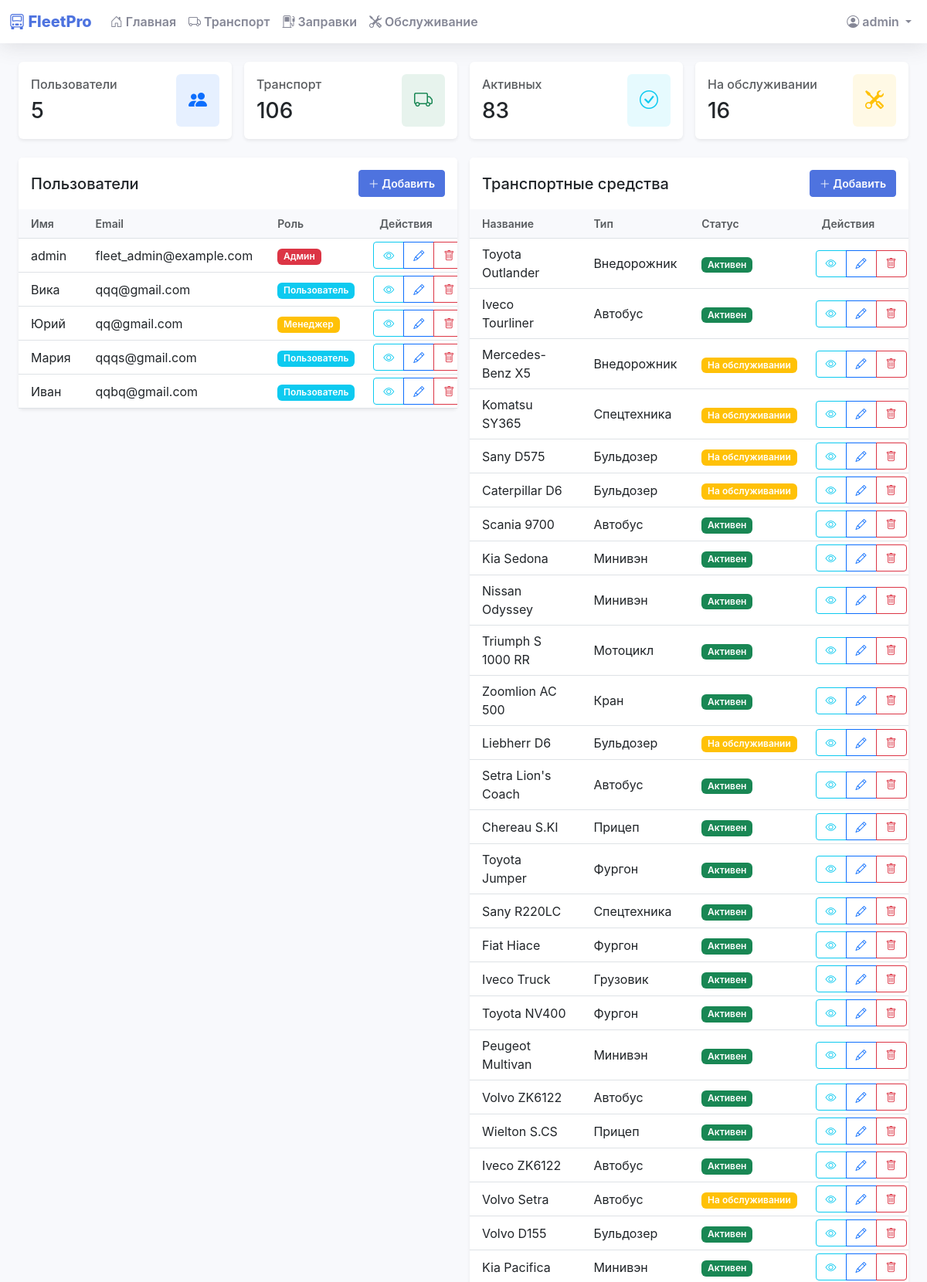
The page /admin (signed in, upper part) on the database its author committed.
### models.py (models this page shows, shortened)
class User(db.Model, UserMixin):
    id = db.Column(db.Integer, primary_key=True)
    username = db.Column(db.String(80), unique=True, nullable=False)
    password = db.Column(db.String(120), nullable=False)
    role = db.Column(db.String(20), nullable=False, default='user')
    email = db.Column(db.String(120), unique=True, nullable=False)
    phone = db.Column(db.String(20), nullable=False)
    created_at = db.Column(db.DateTime, default=datetime.utcnow)

class Vehicle(db.Model):
    id = db.Column(db.Integer, primary_key=True)
    name = db.Column(db.String(100), nullable=False)
    type = db.Column(db.String(50), nullable=False)
    plate = db.Column(db.String(20), unique=True, nullable=False)
    brand = db.Column(db.String(50), nullable=False)
    vin = db.Column(db.String(50), unique=True, nullable=False)
    status = db.Column(db.String(20), nullable=False)
    year = db.Column(db.Integer)
    mileage = db.Column(db.Float, default=0)
    last_maintenance_date = db.Column(db.DateTime)
    next_maintenance_date = db.Column(db.DateTime)
    created_at = db.Column(db.DateTime, default=datetime.utcnow)
    fuel_records = db.relationship('FuelRecord', backref='vehicle', lazy=True)
    maintenance_records = db.relationship('MaintenanceRecord', backref='vehicle', lazy=True)

### app.py (the view)
@app.route('/admin')
@login_required
def admin_panel():
    if current_user.role != 'admin':
        flash('Доступ запрещен. Требуются права администратора.', 'danger')
        return redirect(url_for('dashboard'))
    users = User.query.all()
    vehicles = Vehicle.query.all()
    maintenance_records = MaintenanceRecord.query.order_by(MaintenanceRecord.date.desc()).limit(5).all()
    fuel_records = FuelRecord.query.order_by(FuelRecord.date.desc()).limit(5).all()
    total_vehicles = len(vehicles)
    active_vehicles = len([v for v in vehicles if v.status == 'active'])
    maintenance_vehicles = len([v for v in vehicles if v.status == 'maintenance'])
    total_users = len(users)
    return render_template('admin_panel.html',
                         users=users,
                         vehicles=vehicles,
                         maintenance_records=maintenance_records,
                         fuel_records=fuel_records,
                         total_vehicles=total_vehicles,
                         active_vehicles=active_vehicles,
                         maintenance_vehicles=maintenance_vehicles,
                         total_users=total_users)

### app.py (called while the page is built)
@login_manager.user_loader
def load_user(user_id):
    return User.query.get(int(user_id))

### filters.py (called while the page is built)
def translate_vehicle_type(vehicle_type):
    translations = {
        'car': 'Легковой автомобиль',
        'truck': 'Грузовик',
        'bus': 'Автобус',
        'special': 'Спецтехника',
        'minivan': 'Минивэн',
        'suv': 'Внедорожник',
        'pickup': 'Пикап',
        'van': 'Фургон',
        'trailer': 'Прицеп',
        'motorcycle': 'Мотоцикл',
        'excavator': 'Экскаватор',
        'bulldozer': 'Бульдозер',
        'crane': 'Кран',
        'Car': 'Легковой автомобиль',
        'Truck': 'Грузовик',
        'Van': 'Фургон',
        'Bus': 'Автобус'
    }
    return translations.get(vehicle_type, vehicle_type)

### templates/admin_panel.html (shortened to what this page needs)
{% extends "base.html" %}
{% block content %}
<div class="container-fluid">
    <div class="row g-3 mb-4">
        <div class="col-md-3">
            <div class="card border-0 shadow-sm">
                <div class="card-body">
                    <div class="d-flex justify-content-between align-items-center">
                        <div>
                            <h6 class="text-muted mb-2">Пользователи</h6>
                            <h3 class="mb-0">{{ total_users }}</h3>
                        </div>
                        <div class="bg-primary bg-opacity-10 p-3 rounded">
                            <i class="bi bi-people-fill text-primary fs-4"></i>
                        </div>
                    </div>
                </div>
            </div>
        </div>
        <div class="col-md-3">
            <div class="card border-0 shadow-sm">
                <div class="card-body">
                    <div class="d-flex justify-content-between align-items-center">
                        <div>
                            <h6 class="text-muted mb-2">Транспорт</h6>
                            <h3 class="mb-0">{{ total_vehicles }}</h3>
                        </div>
                        <div class="bg-success bg-opacity-10 p-3 rounded">
                            <i class="bi bi-truck text-success fs-4"></i>
                        </div>
                    </div>
                </div>
            </div>
        </div>
        <div class="col-md-3">
            <div class="card border-0 shadow-sm">
                <div class="card-body">
                    <div class="d-flex justify-content-between align-items-center">
                        <div>
                            <h6 class="text-muted mb-2">Активных</h6>
                            <h3 class="mb-0">{{ active_vehicles }}</h3>
                        </div>
                        <div class="bg-info bg-opacity-10 p-3 rounded">
                            <i class="bi bi-check-circle text-info fs-4"></i>
                        </div>
                    </div>
                </div>
            </div>
        </div>
        <div class="col-md-3">
            <div class="card border-0 shadow-sm">
                <div class="card-body">
                    <div class="d-flex justify-content-between align-items-center">
                        <div>
                            <h6 class="text-muted mb-2">На обслуживании</h6>
                            <h3 class="mb-0">{{ maintenance_vehicles }}</h3>
                        </div>
                        <div class="bg-warning bg-opacity-10 p-3 rounded">
                            <i class="bi bi-tools text-warning fs-4"></i>
                        </div>
                    </div>
                </div>
            </div>
        </div>
    </div>
    <div class="row g-3">
        <div class="col-md-6">
            <div class="card border-0 shadow-sm">
                <div class="card-header bg-white border-0 py-3">
                    <div class="d-flex justify-content-between align-items-center">
                        <h5 class="mb-0">Пользователи</h5>
                        <a href="{{ url_for('add_user') }}" class="btn btn-primary btn-sm">
                            <i class="bi bi-plus-lg"></i> Добавить
                        </a>
                    </div>
                </div>
                <div class="card-body p-0">
                    <div class="table-responsive">
                        <table class="table table-hover table-sm align-middle mb-0">
                            <thead class="bg-light">
                                <tr>
                                    <th class="py-2 px-3 small text-muted">Имя</th>
                                    <th class="py-2 px-3 small text-muted">Email</th>
                                    <th class="py-2 px-3 small text-muted">Роль</th>
                                    <th class="py-2 px-3 small text-muted">Действия</th>
                                </tr>
                            </thead>
                            <tbody>
                                {% for user in users %}
                                <tr>
                                    <td class="py-2 px-3">{{ user.username }}</td>
                                    <td class="py-2 px-3">{{ user.email }}</td>
                                    <td class="py-2 px-3">
                                        {% if user.role == 'admin' %}
                                            <span class="badge bg-danger">Админ</span>
                                        {% elif user.role == 'manager' %}
                                            <span class="badge bg-warning">Менеджер</span>
                                        {% else %}
                                            <span class="badge bg-info">Пользователь</span>
                                        {% endif %}
                                    </td>
                                    <td class="py-1 px-2">
                                        <div class="btn-group btn-group-sm">
                                            <a href="{{ url_for('user_data', id=user.id) }}" class="btn btn-outline-info" title="Просмотр">
                                                <i class="bi bi-eye"></i>
                                            </a>
                                            <a href="{{ url_for('edit_user', id=user.id) }}" class="btn btn-outline-primary" title="Редактировать">
                                                <i class="bi bi-pencil"></i>
                                            </a>
                                            <a href="{{ url_for('delete_user', id=user.id) }}" class="btn btn-outline-danger" title="Удалить"
                                               onclick="return confirm('Вы уверены, что хотите удалить этого пользователя?')">
                                                <i class="bi bi-trash"></i>
                                            </a>
                                        </div>
                                    </td>
                                </tr>
                                {% endfor %}
                            </tbody>
                        </table>
                    </div>
                </div>
            </div>
        </div>
        <div class="col-md-6">
            <div class="card border-0 shadow-sm">
                <div class="card-header bg-white border-0 py-3">
                    <div class="d-flex justify-content-between align-items-center">
                        <h5 class="mb-0">Транспортные средства</h5>
                        <a href="{{ url_for('add_vehicle') }}" class="btn btn-primary btn-sm">
                            <i class="bi bi-plus-lg"></i> Добавить
                        </a>
                    </div>
                </div>
                <div class="card-body p-0">
                    <div class="table-responsive">
                        <table class="table table-hover table-sm align-middle mb-0">
                            <thead class="bg-light">
                                <tr>
                                    <th class="py-2 px-3 small text-muted">Название</th>
                                    <th class="py-2 px-3 small text-muted">Тип</th>
                                    <th class="py-2 px-3 small text-muted">Статус</th>
                                    <th class="py-2 px-3 small text-muted">Действия</th>
                                </tr>
                            </thead>
                            <tbody>
                                {% for vehicle in vehicles %}
                                <tr>
                                    <td class="py-2 px-3">{{ vehicle.name }}</td>
                                    <td class="py-2 px-3">{{ vehicle.type|translate_vehicle_type }}</td>
                                    <td class="py-2 px-3">
                                        {% if vehicle.status == 'active' %}
                                        <span class="badge bg-success">Активен</span>
                                        {% elif vehicle.status == 'inactive' %}
                                        <span class="badge bg-secondary">Неактивен</span>
                                        {% elif vehicle.status == 'maintenance' %}
                                        <span class="badge bg-warning">На обслуживании</span>
                                        {% endif %}
                                    </td>
                                    <td class="py-1 px-2">
                                        <div class="btn-group btn-group-sm">
                                            <a href="{{ url_for('vehicle_details', vehicle_id=vehicle.id) }}" class="btn btn-outline-info" title="Просмотр">
                                                <i class="bi bi-eye"></i>
                                            </a>
                                            <a href="{{ url_for('edit_vehicle', vehicle_id=vehicle.id) }}" class="btn btn-outline-primary" title="Редактировать">
                                                <i class="bi bi-pencil"></i>
                                            </a>
                                            <a href="{{ url_for('delete_vehicle', vehicle_id=vehicle.id) }}" class="btn btn-outline-danger" title="Удалить"
                                               onclick="return confirm('Вы уверены, что хотите удалить это транспортное средство?')">
                                                <i class="bi bi-trash"></i>
                                            </a>
                                        </div>
                                    </td>
                                </tr>
                                {% endfor %}
                            </tbody>
                        </table>
                    </div>
                </div>
            </div>
        </div>
    </div>
</div>
{% endblock %}

### templates/base.html (shortened to what this page needs)
<!DOCTYPE html>
<html lang="ru">
<head>
    <link href="https://cdn.jsdelivr.net/npm/bootstrap@5.3.0/dist/css/bootstrap.min.css" rel="stylesheet">
    <link rel="stylesheet" href="https://cdn.jsdelivr.net/npm/bootstrap-icons@1.11.0/font/bootstrap-icons.css">
</head>
<body>
    {% if current_user.is_authenticated %}
    <nav class="navbar navbar-expand-lg navbar-light mb-4">
        <div class="container-fluid">
            <span class="navbar-brand">
                <i class="bi bi-truck-front"></i> FleetPro
            </span>
            <div class="collapse navbar-collapse" id="navbarNav">
                <ul class="navbar-nav me-auto">
                    <li class="nav-item">
                        <a class="nav-link" href="{{ url_for('index') }}">
                            <i class="bi bi-house-door"></i> Главная
                        </a>
                    </li>
                    <li class="nav-item">
                        <a class="nav-link" href="{{ url_for('vehicles_list') }}">
                            <i class="bi bi-truck"></i> Транспорт
                        </a>
                    </li>
                    <li class="nav-item">
                        <a class="nav-link" href="{{ url_for('fuel') }}">
                            <i class="bi bi-fuel-pump"></i> Заправки
                        </a>
                    </li>
                    <li class="nav-item">
                        <a class="nav-link" href="{{ url_for('maintenance') }}">
                            <i class="bi bi-tools"></i> Обслуживание
                        </a>
                    </li>
                </ul>
                <ul class="navbar-nav">
                    <li class="nav-item dropdown">
                        <a class="nav-link dropdown-toggle" href="#" id="navbarDropdown" role="button" data-bs-toggle="dropdown">
                            <i class="bi bi-person-circle"></i> {{ current_user.username }}
                        </a>
                    </li>
                </ul>
            </div>
        </div>
    </nav>
    {% endif %}
    <div class="container-fluid">
        {% block content %}{% endblock %}
    </div>
</body>
</html>

### templates/base.html (style rules this page uses)
:root { --primary-color: #4e73df; --secondary-color: #858796; --success-color: #1cc88a; --info-color: #36b9cc; --warning-color: #f6c23e; --danger-color: #e74a3b; --light-color: #f8f9fc; --dark-color: #5a5c69; }
body { background-color: #f8f9fc; font-family: 'Nunito', -apple-system, BlinkMacSystemFont, "Segoe UI", Roboto, "Helvetica Neue", Arial, sans-serif; }
.navbar { background-color: #fff; box-shadow: 0 0.15rem 1.75rem 0 rgba(58, 59, 69, 0.15); }
.navbar-brand { font-weight: 800; color: var(--primary-color); }
.nav-link { color: var(--secondary-color); font-weight: 600; }
.card { border: none; box-shadow: 0 0.15rem 1.75rem 0 rgba(58, 59, 69, 0.15); transition: transform 0.2s; }
.card-header { background-color: #fff; border-bottom: 1px solid #e3e6f0; }
.table { margin-bottom: 0; }
.table th { font-weight: 600; color: var(--secondary-color); background-color: #f8f9fc; }
.btn { font-weight: 600; padding: 0.375rem 0.75rem; }
.btn-primary { background-color: var(--primary-color); border-color: var(--primary-color); }
.badge { font-weight: 600; padding: 0.35em 0.65em; }

### rows shown on the page
User: username "admin", email "fleet_admin@example.com", role "Админ"
User: username "Вика", email "qqq@gmail.com", role "Пользователь"
User: username "Юрий", email "qq@gmail.com", role "Менеджер"
User: username "Мария", email "qqqs@gmail.com", role "Пользователь"
User: username "Иван", email "qqbq@gmail.com", role "Пользователь"
Vehicle: name "Toyota Outlander", type|translate_vehicle_type "Внедорожник", status "Активен"
Vehicle: name "Iveco Tourliner", type|translate_vehicle_type "Автобус", status "Активен"
Vehicle: name "Mercedes-Benz X5", type|translate_vehicle_type "Внедорожник", status "На обслуживании"
Vehicle: name "Komatsu SY365", type|translate_vehicle_type "Спецтехника", status "На обслуживании"
Vehicle: name "Sany D575", type|translate_vehicle_type "Бульдозер", status "На обслуживании"
Vehicle: name "Caterpillar D6", type|translate_vehicle_type "Бульдозер", status "На обслуживании"
Vehicle: name "Scania 9700", type|translate_vehicle_type "Автобус", status "Активен"
Vehicle: name "Kia Sedona", type|translate_vehicle_type "Минивэн", status "Активен"
Vehicle: name "Nissan Odyssey", type|translate_vehicle_type "Минивэн", status "Активен"
Vehicle: name "Triumph S 1000 RR", type|translate_vehicle_type "Мотоцикл", status "Активен"
Vehicle: name "Zoomlion AC 500", type|translate_vehicle_type "Кран", status "Активен"
Vehicle: name "Liebherr D6", type|translate_vehicle_type "Бульдозер", status "На обслуживании"
Vehicle: name "Setra Lion's Coach", type|translate_vehicle_type "Автобус", status "Активен"
Vehicle: name "Chereau S.KI", type|translate_vehicle_type "Прицеп", status "Активен"
Vehicle: name "Toyota Jumper", type|translate_vehicle_type "Фургон", status "Активен"
Vehicle: name "Sany R220LC", type|translate_vehicle_type "Спецтехника", status "Активен"
Vehicle: name "Fiat Hiace", type|translate_vehicle_type "Фургон", status "Активен"
Vehicle: name "Iveco Truck", type|translate_vehicle_type "Грузовик", status "Активен"
Vehicle: name "Toyota NV400", type|translate_vehicle_type "Фургон", status "Активен"
Vehicle: name "Peugeot Multivan", type|translate_vehicle_type "Минивэн", status "Активен"
Vehicle: name "Volvo ZK6122", type|translate_vehicle_type "Автобус", status "Активен"
Vehicle: name "Wielton S.CS", type|translate_vehicle_type "Прицеп", status "Активен"
Vehicle: name "Iveco ZK6122", type|translate_vehicle_type "Автобус", status "Активен"
Vehicle: name "Volvo Setra", type|translate_vehicle_type "Автобус", status "На обслуживании"
Vehicle: name "Volvo D155", type|translate_vehicle_type "Бульдозер", status "Активен"
Vehicle: name "Kia Pacifica", type|translate_vehicle_type "Минивэн", status "Активен"

### other values the page prints
{{ total_users }} "5"
{{ total_vehicles }} "106"
{{ active_vehicles }} "83"
{{ maintenance_vehicles }} "16"
